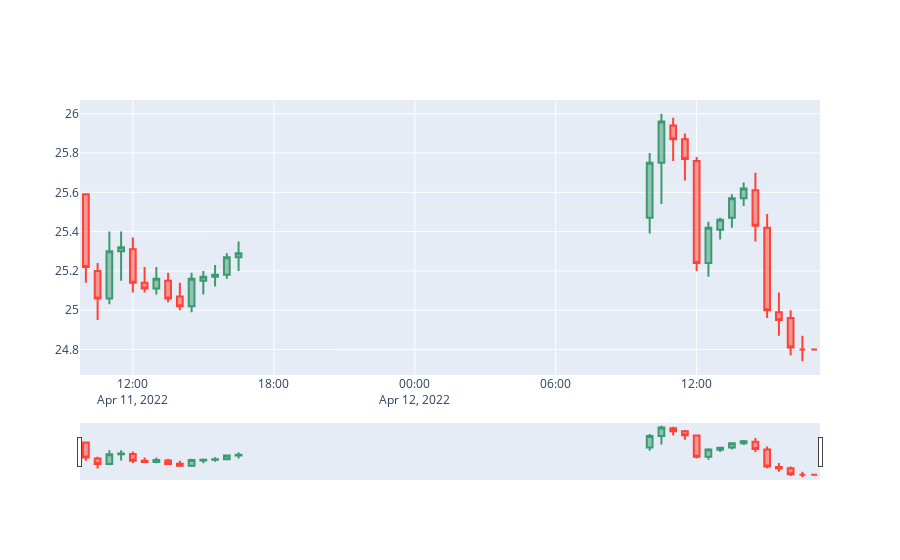

Notebook code cell kept with this figure:
### Code cell
# A IDEIA ERA TIRAR ESSE VACUO DO GRAFICO
# removing all empty dates
# build complete timeline from start date to end date
dt_all = pd.date_range(start=df.index[0],end=df.index[-1])

# retrieve the dates that ARE in the original datset
dt_obs = [d.strftime("%Y-%m-%d") for d in pd.to_datetime(df.index)]

# define dates with missing values
dt_breaks = [d for d in dt_all.strftime("%Y-%m-%d").tolist() if not d in dt_obs]

fig.update_xaxes(rangebreaks=[dict(values=dt_breaks)])
